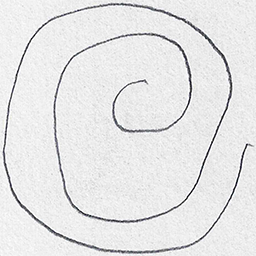
#> input picture drawings/images/testing/healthy/V01HE01.png, 256 x 256 px, found by its file name; its folder holds 4 pictures in this run
$ python myapp.py
#> lines starting #> are read from the running program, lines starting #| are printed output that depends on the picture
import os
import numpy as np
from sklearn.ensemble import RandomForestClassifier, AdaBoostClassifier
from sklearn.tree import DecisionTreeClassifier
from sklearn.metrics import accuracy_score
import matplotlib.pyplot as plt
from PIL import Image

# Function to visualize images from the dataset
def visualize_images(base_path):
#> called with base_path = 'drawings/images/training'
    categories = ['healthy', 'parkinson']
    for category in categories:
        plt.figure(figsize=(10, 10))
        image_files = os.listdir(os.path.join(base_path, category))
        for i in range(min(16, len(image_files))):  # Display 16 images
            plt.subplot(4, 4, i + 1)  # 4 rows, 4 columns
            img_path = os.path.join(base_path, category, image_files[i])
            img = Image.open(img_path).convert('L')  # Convert to grayscale
            plt.imshow(img, cmap='gray')
            plt.axis('off')
            plt.title(category)
        plt.suptitle(f"Images of {category.capitalize()}")
        plt.show()
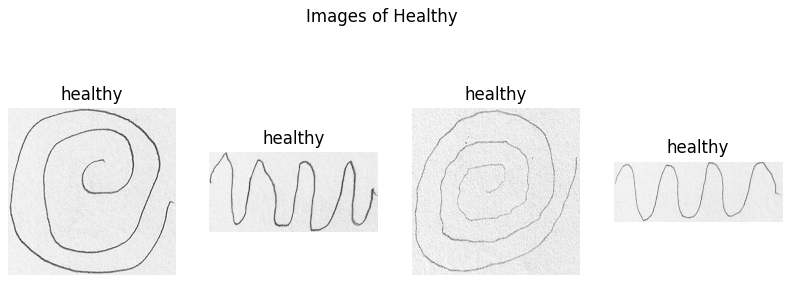
#> figure drawn by matplotlib, 4 panels

# Visualize training images
#> (the run stopped early here; a loop or call above may not have finished)
